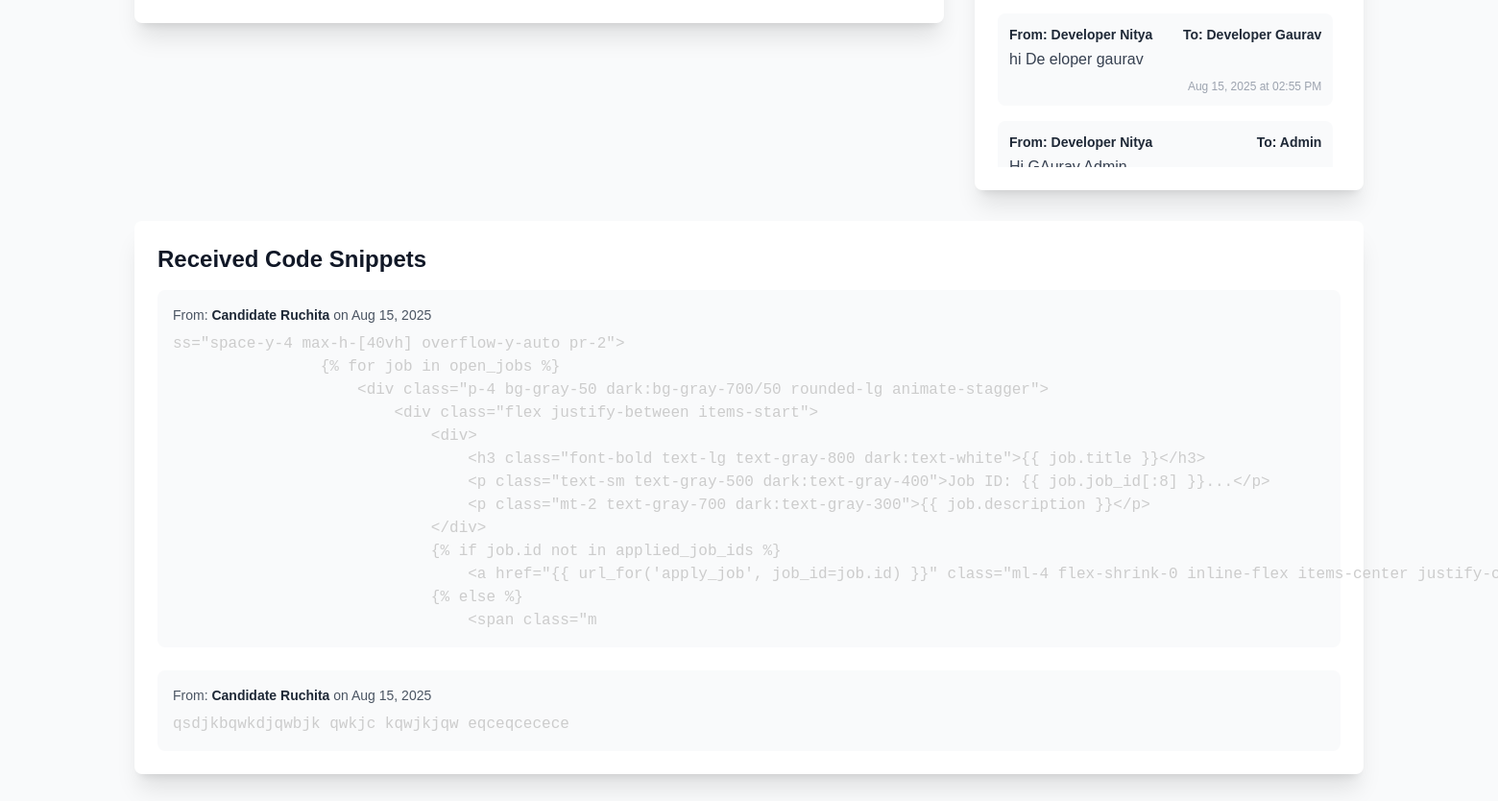
Page /developer (signed in, lower part) on the earlier database version.
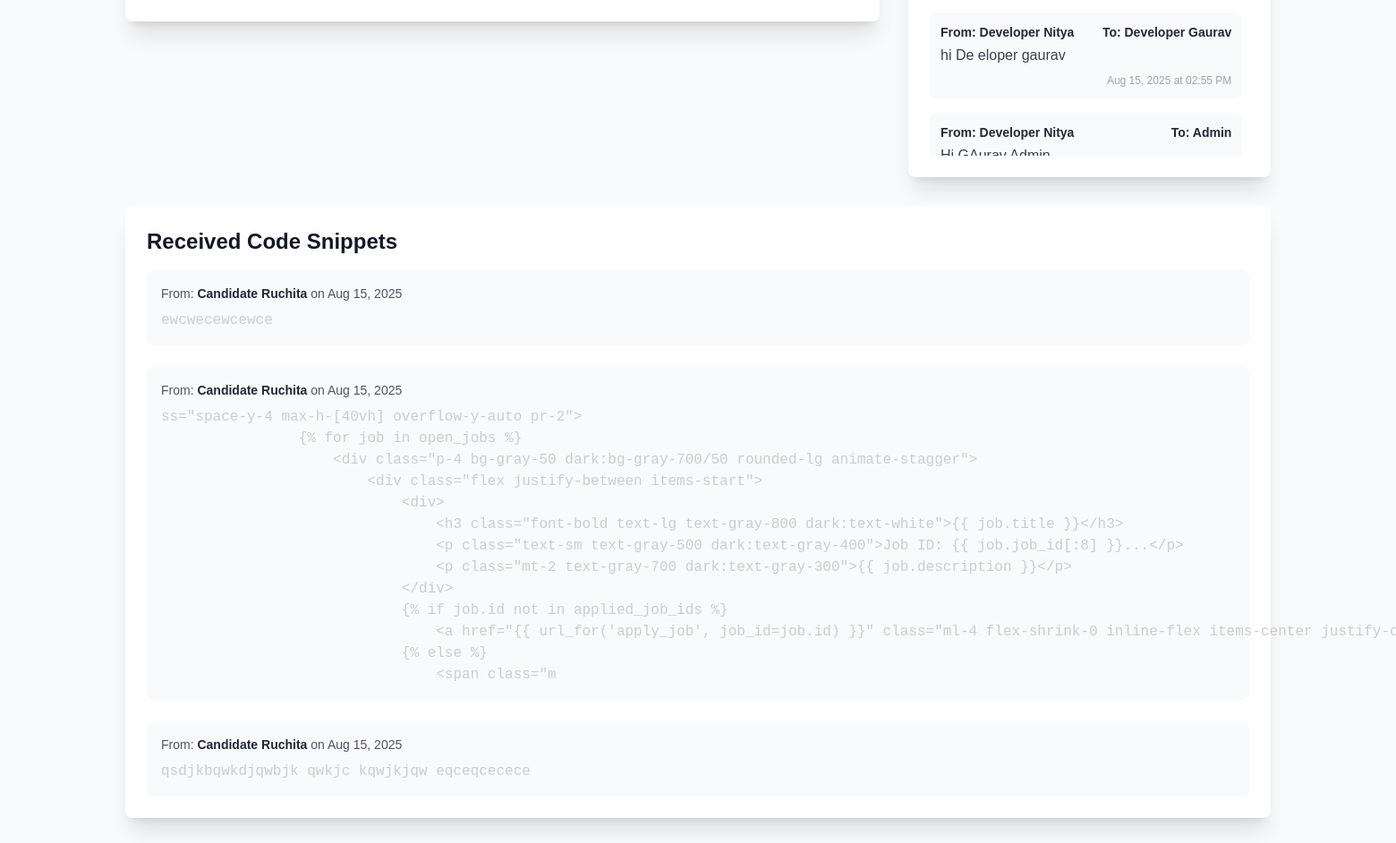
Same page on the later database version.
### models.py (models this page shows)
class Message(db.Model):
    id = db.Column(db.Integer, primary_key=True)
    sender_id = db.Column(db.Integer, db.ForeignKey('user.id'), nullable=False)
    recipient_id = db.Column(db.Integer, db.ForeignKey('user.id'), nullable=False)
    body = db.Column(db.Text, nullable=False)
    timestamp = db.Column(db.DateTime, index=True, default=datetime.utcnow)

class User(UserMixin, db.Model):
    id = db.Column(db.Integer, primary_key=True)
    username = db.Column(db.String(100), unique=True, nullable=False)
    email = db.Column(db.String(120), unique=True, nullable=False)
    password_hash = db.Column(db.String(128), nullable=False)
    role = db.Column(db.String(20), nullable=False, default='candidate')
    is_approved = db.Column(db.Boolean, default=False, nullable=False)
    avatar_url = db.Column(db.String(200), nullable=False, default='https://api.dicebear.com/8.x/initials/svg?seed=User')
    sent_messages = db.relationship('Message', foreign_keys='Message.sender_id', backref='sender', lazy=True)
    received_messages = db.relationship('Message', foreign_keys='Message.recipient_id', backref='recipient', lazy=True)
    activity_updates = db.relationship('ActivityUpdate', backref='author', lazy=True)
    sent_snippets = db.relationship('CodeSnippet', foreign_keys='CodeSnippet.sender_id', backref='snippet_sender', lazy=True)
    received_snippets = db.relationship('CodeSnippet', foreign_keys='CodeSnippet.recipient_id', backref='snippet_recipient', lazy=True)
    applications = db.relationship('JobApplication', backref='candidate', lazy=True)

class CodeSnippet(db.Model):
    id = db.Column(db.Integer, primary_key=True)
    sender_id = db.Column(db.Integer, db.ForeignKey('user.id'), nullable=False)
    recipient_id = db.Column(db.Integer, db.ForeignKey('user.id'), nullable=False)
    code = db.Column(db.Text, nullable=False)
    timestamp = db.Column(db.DateTime, index=True, default=datetime.utcnow)

### app.py (the view, shortened to what this page needs)
@app.route('/developer', methods=['GET', 'POST'])
@login_required
@role_required('developer')
def developer_dashboard():
    activities = ActivityUpdate.query.order_by(ActivityUpdate.timestamp.desc()).all()
    other_users = User.query.filter(User.role != 'candidate', User.id != current_user.id).all()
    received_snippets = CodeSnippet.query.filter_by(recipient_id=current_user.id).order_by(CodeSnippet.timestamp.desc()).all()
    return render_template('developer_dashboard.html',
                           activities=activities,
                           other_users=other_users,
                           received_snippets=received_snippets)

### app.py (called while the page is built)
@login_manager.user_loader
def load_user(user_id):
    return User.query.get(int(user_id))

def role_required(role):
    def wrapper(fn):
        @wraps(fn)
        def decorated_view(*args, **kwargs):
            if not current_user.is_authenticated or current_user.role != role:
                flash('You do not have permission to access this page.', 'danger')
                return redirect(url_for('dashboard'))
            return fn(*args, **kwargs)
        return decorated_view
    return wrapper

@app.context_processor
def inject_messages():
    if current_user.is_authenticated:
        messages = Message.query.filter(
            (Message.sender_id == current_user.id) | (Message.recipient_id == current_user.id)
        ).order_by(Message.timestamp.desc()).all()
        return dict(messages=messages)
    return dict(messages=[])

### templates/developer_dashboard.html (shortened to what this page needs)
{% extends "layout.html" %}
{% block content %}
<div class="grid grid-cols-1 lg:grid-cols-3 gap-8">
    <div class="lg:col-span-2 space-y-8">
        <div class="bg-white dark:bg-gray-800/50 rounded-lg shadow-xl p-6 animate-dynamic" style="animation-delay: 0.2s;">
        </div>
    </div>
    <div class="space-y-8">
        <div class="bg-white dark:bg-gray-800/50 rounded-lg shadow-xl p-6 animate-dynamic" style="animation-delay: 0.3s;">
            <ul class="space-y-4 max-h-96 overflow-y-auto pr-2">
                {% for msg in messages %}
                    <li class="p-3 bg-gray-50 dark:bg-gray-700/50 rounded-lg animate-stagger">
                        <div class="flex justify-between text-sm mb-1">
                            <p class="font-semibold text-gray-800 dark:text-white">From: {{ msg.sender.username }}</p>
                            <p class="font-semibold text-gray-800 dark:text-white">To: {{ msg.recipient.username }}</p>
                        </div>
                        <p class="text-gray-700 dark:text-gray-300">{{ msg.body }}</p>
                        <p class="text-xs text-gray-400 dark:text-gray-500 mt-2 text-right">{{ msg.timestamp.strftime('%b %d, %Y at %I:%M %p') }}</p>
                    </li>
                {% else %}
                    <li class="text-gray-500 dark:text-gray-400">No messages yet.</li>
                {% endfor %}
            </ul>
        </div>
    </div>
</div>
<div class="mt-8 bg-white dark:bg-gray-800/50 rounded-lg shadow-xl p-6 animate-dynamic" style="animation-delay: 0.4s;">
    <h2 class="text-2xl font-bold text-gray-900 dark:text-white mb-4">Received Code Snippets</h2>
    <div class="space-y-6">
        {% for snippet in received_snippets %}
            <div class="bg-gray-50 dark:bg-gray-700/50 rounded-lg p-4 animate-stagger">
                <p class="text-sm text-gray-600 dark:text-gray-400 mb-2">From: <strong class="text-gray-800 dark:text-white">{{ snippet.snippet_sender.username }}</strong> on {{ snippet.timestamp.strftime('%b %d, %Y') }}</p>
                <pre><code class="language-java">{{ snippet.code }}</code></pre>
            </div>
        {% else %}
            <p class="text-gray-500 dark:text-gray-400">No code snippets have been shared with you.</p>
        {% endfor %}
    </div>
</div>
{% endblock %}

Differences in the rows shown:
added CodeSnippet: snippet_sender.username "Candidate Ruchita", timestamp "Aug 15, 2025", code "ewcwecewcewce"
